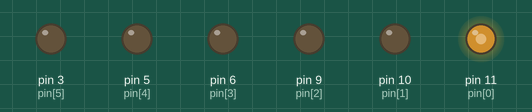
Recording of a sketch running on a simulated Arduino Uno, built with avr-gcc and run on an emulated ATmega328P. Shown: output pins drawn as LEDs (lit = HIGH).

Above: at 0.05 s.
At 0.4 s:
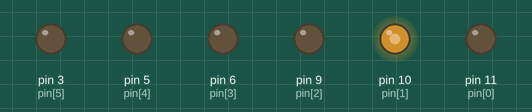
At 0.75 s:
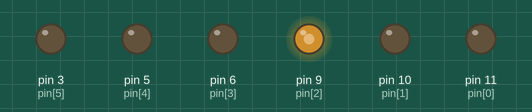
At 0.9 s:
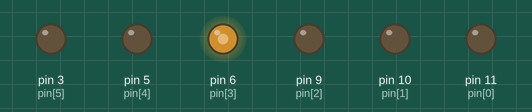
At 1.1 s:
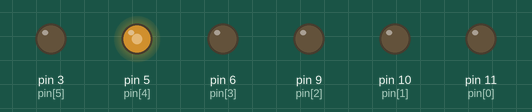
At 1.5 s:
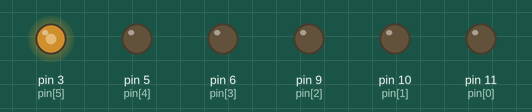
Timing chart, 0 to 3.5 s (numbered marks = the images above):
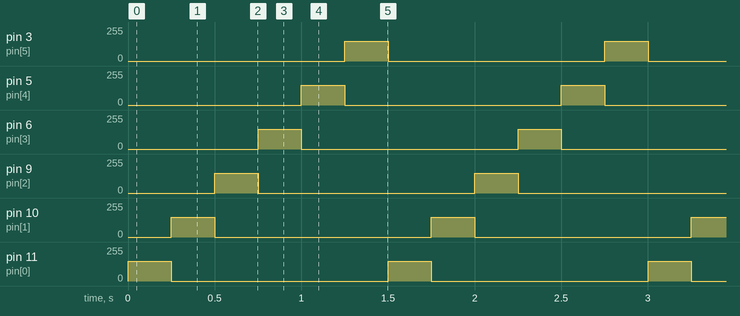

Measured:
- by itself, pin 3 (pin[5]), pin 5 (pin[4]), pin 6 (pin[3]), pin 9 (pin[2]), pin 10 (pin[1]), pin 11 (pin[0]): alternates 150/255 for 0.25 s and 0/255 for 1.3 s

The sketch:

_5-walkLeds.ino
```cpp
const int pin[6] = {11, 10, 9, 6, 5, 3};
int del = 250;

void setup() {
  initializePins();
}

void loop() {
  walkLEDs();
}

void walkLEDs(){
  for (int x = 0; x < 6; x++){
    offLeds();
    ledOn(x);
  }
}

void ledOn(int x){
  analogWrite(pin[x], 150);
  delay(del);
}

void initializePins(){
  for (int x = 0; x < 6; x++)
    pinMode(pin[x], OUTPUT);
}

void offLeds(){
  for (int x = 0; x < 6; x++)
    analogWrite(pin[x], 0);
}
```
